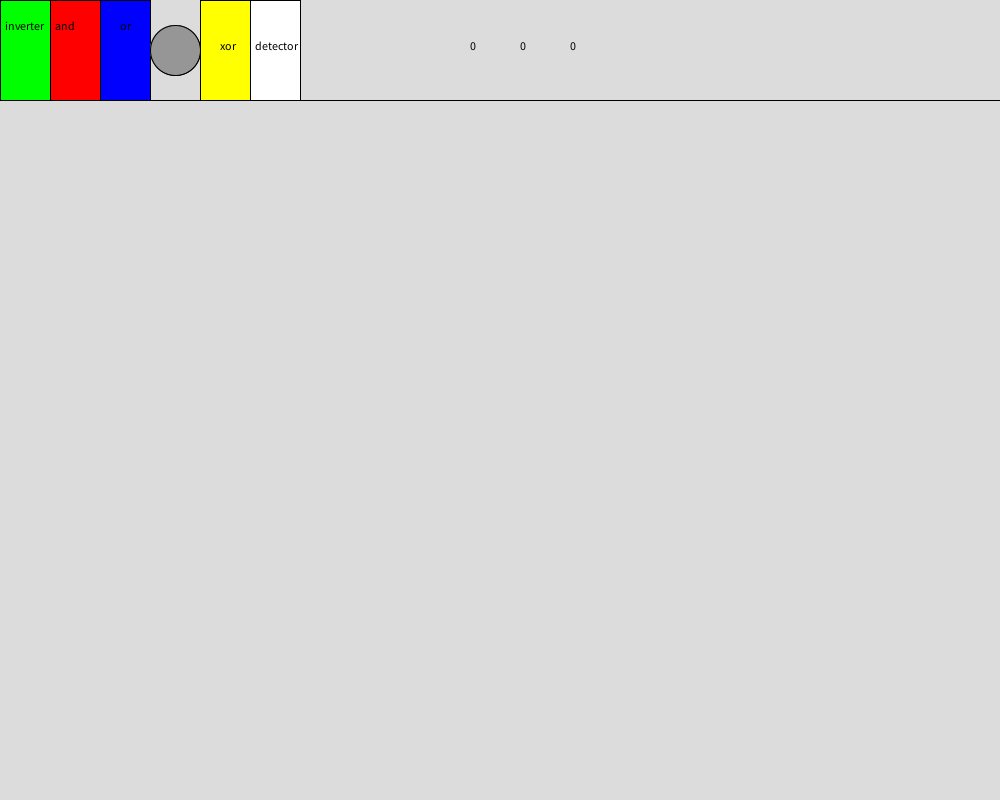
Frame 1 (no input)
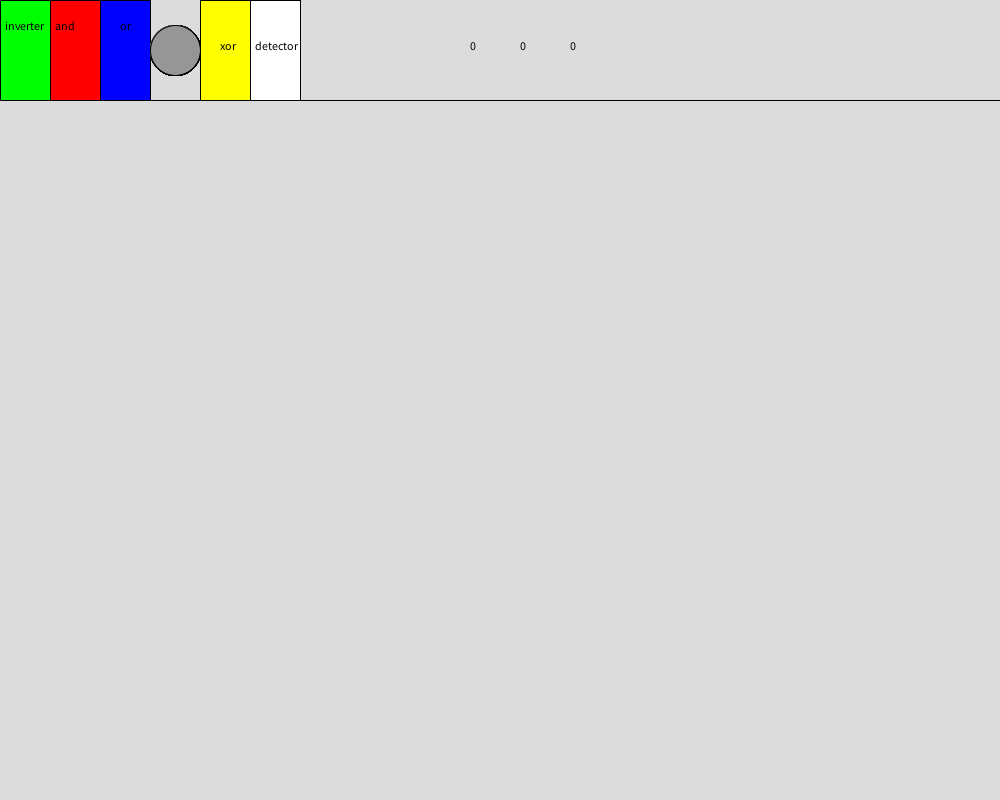
Frame 60 (the mouse pressed at the canvas centre just before this capture)
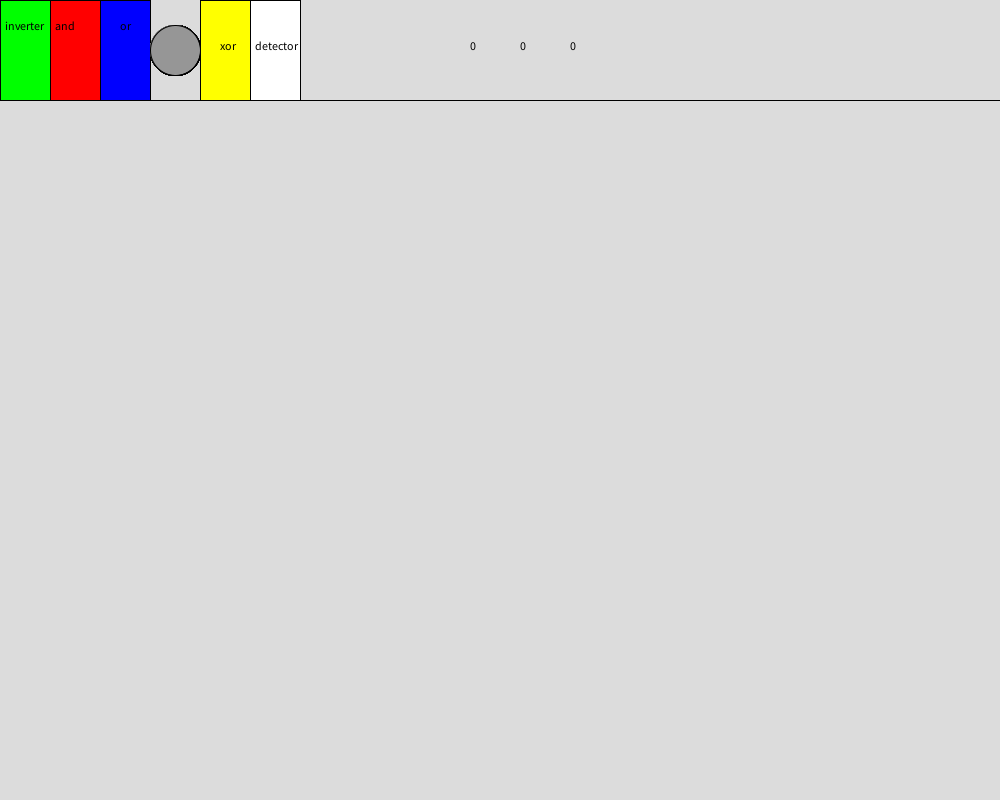
Frame 120 (the mouse held since frame 60 and released just before this capture)

The Processing sketch that drew these frames (run headless with seeded random() and noise(); from frame 60 on, the mouse is pressed at the canvas centre):

// Processing sketch: processing_126598
// ── processing_126598.pde

int type[];
int locx[];
int locy[];
int out[];
int reqa[];
int reqb[];
int i;
int num =2;
boolean presseda[];
boolean go;
int typeb;
int from;
int connecter;
int toa;
int tob;
int bfrom;
int btoa;
int btob;
int sel=-1;
int a=1;
boolean active;
 void setup(){
 size(1000,800);
 fill(0);
 background(220);
 type = new int[500] ;
locx = new int [500] ;
locy = new int [500] ;
out = new int [500] ;
reqa = new int [500] ;
reqb = new int [500] ;
presseda= new boolean[30];
line(0,100,1000,100);
fill(0,255,0);
rect(0,0,50,100);
fill(0);
text("inverter",5,30);
fill(255,0,0);
rect(50,0,50,100);
fill(0);
text("and",55,30);
fill(0,0,255);
rect(100,0,50,100);
fill(0);
text("or",120,30);

fill(150);
ellipse(175,50,50,50);
fill(0);
text("button",160,50);

fill(255,255,0);
rect(200,0,50,100);
fill(0);
text("xor",220,50);

fill(255,255,255);
rect(250,0,50,100);
fill(0);
text("detector",255,50);

out[0]=0;
out[1]=1;
for(i=0;i<num;i++){
       if(type[i]==4){
         button();}}
         typeb = 1;
fill(0);
text(from,470,50);
stroke(0);

fill(0);
text(toa,520,50);
stroke(0);

fill(0);
text(tob,570,50);
stroke(0);

}
 void draw(){
   for(i=0;i<num;i++){
     if(locx[i]==0 && locy[i]==0){}
   else{
     if(type[i]==1){
   inverter();}
 
 if(type[i]==2){
 and();
 }
 if(type[i]==3){
 or();}
  if(type[i]==5){
 xor();}
 if(type[i]==6){
 det();}
 }}
 
 buttont(0,0,50,100);
 if(presseda[1]==true){
   typeb=1;
 }
 else{}
 buttont(50,0,50,100);
 if(presseda[2]==true){
   typeb=2;
 }
 else{}
 buttont(100,0,50,100);
 if(presseda[3]==true){
   typeb=3;
 }
 else{}
 buttont(150,0,50,100);
 if(presseda[4]==true){
   typeb=4;
 } 
 else{}
  buttont(200,0,50,100);
 if(presseda[5]==true){
   typeb=5;
 } 
 else{}
   buttont(250,0,50,100);
 if(presseda[6]==true){
   typeb=6;
 } 
 else{}
    

  if(mouseX>450 && mouseX<500 && mouseY<100){
   sel=0;}
if(mouseX>500 && mouseX<550 && mouseY<100){   
   sel=1;}
 if(mouseX>550 && mouseX<600 && mouseY<100){
   sel=2;}
 

 fill(150);
ellipse(175,50,50,50);
fill(0);


}
 
 void inverter(){
   out[i]=1-out[reqa[i]];
   if (out[i] == 1){
   fill(0,255,0);}
   else{fill(0,127,0);}
   if(locx[i]==0 && locy[i]==0){}
   else{
   rect(locx[i],locy[i],15,15);}
   noStroke();
   fill(220);
   rect(locx[i],locy[i]-11,10,10);
   stroke(0);
   fill(0);
   textSize(10);
   text(i,locx[i],locy[i]-1);
   }
   void and(){
     
     if(locx[i]==0 && locy[i]==0){}
   else{
   if(out[reqa[i]] == 1 && out[reqb[i]] ==1){
     out[i]=1;}
     else{out[i] =0;}
     fill(200+((255-200)*out[i]),0,0);
     rect(locx[i],locy[i],15,15);
        noStroke();
   fill(220);
   rect(locx[i],locy[i]-11,10,10);
   stroke(0);
      fill(0);
   textSize(10);
   text(i,locx[i],locy[i]-1);
 }}
 
    void or(){
     
     if(locx[i]==0 && locy[i]==0){}
   else{
   if(out[reqa[i]] == 1 || out[reqb[i]] ==1){
     out[i]=1;}
     else{out[i] =0;}
     fill(30,30,150+(105*out[i]));
     rect(locx[i],locy[i],15,15);
        noStroke();
   fill(220);
   rect(locx[i],locy[i]-11,10,10);
   stroke(0);
      fill(0);
   textSize(10);
   text(i,locx[i],locy[i]-1);
 }}
 
 
     void xor(){
     
     if(locx[i]==0 && locy[i]==0){}
   else{
   if((out[reqa[i]] == 1 || out[reqb[i]] ==1) && (!(out[reqa[i]] == 1 && out[reqb[i]] ==1) )){
     out[i]=1;}
     else{out[i] =0;}
     fill(155+100*(out[i]),155+100*(out[i]),0);
     rect(locx[i],locy[i],15,15);
        noStroke();
   fill(220);
   rect(locx[i],locy[i]-11,10,10);
   stroke(0);
      fill(0);
   textSize(10);
   text(i,locx[i],locy[i]-1);
 }}
   
   
   void det(){
     
     if(locx[i]==0 && locy[i]==0){}
   else{
     out[i]=out[reqa[i]]; }
if(out[i]==1){
  fill(255);
     rect(locx[i],locy[i],15,15);
     fill(255,255,0);
     ellipse(locx[i]+7.5,locy[i]+7.5,15,15);
     fill(0,255,255);
     ellipse(locx[i]+7.5,locy[i]+7.5,5,5);}
     else{
       fill(255);
     rect(locx[i],locy[i],15,15);
     fill(0,0,0);
     ellipse(locx[i]+7.5,locy[i]+7.5,15,15);
     fill(0,255,255);
     ellipse(locx[i]+7.5,locy[i]+7.5,5,5);}
        noStroke();
   fill(220);
   rect(locx[i],locy[i]-11,10,10);
   stroke(0);
      fill(0);
   textSize(10);
   text(i,locx[i],locy[i]-1);
 }
   
  void button(){
   if(active==true){ 
    if(mouseX>locx[i] && mouseX<locx[i]+15 && mouseY>locy[i] && mouseY<locy[i]+15 && mousePressed ){
      out[i] = 1-out[i];} }
      fill(255);  
     rect(locx[i],locy[i],15,15);
           fill(0);
           textSize(12);
   text(out[i],locx[i]+3,locy[i]+12);
      noStroke();
   fill(220);
   rect(locx[i],locy[i]-11,10,10);
   stroke(0);
  fill(0);
   textSize(10);
   text(i,locx[i],locy[i]-1);}
   
   

void connect(int connectfrom,int connectto){
reqa[connectfrom]=connectto;
if (connectto>1){
  stroke(255,0,0);
line(locx[connectfrom],locy[connectfrom],(locx[connectto]+15+locx[connectfrom])/2,(locy[connectto]+15+locy[connectfrom])/2);
stroke(0,0,255);
line(locx[connectto]+15,locy[connectto]+15,(locx[connectto]+15+locx[connectfrom])/2,(locy[connectto]+15+locy[connectfrom])/2);
stroke(0);
}
}
void connect(int connectfrom,int connectto, int secondconnect){
reqa[connectfrom]=connectto;
reqb[connectfrom]=secondconnect;
if (connectto>1){
  stroke(255,0,0);
line(locx[connectfrom],locy[connectfrom],(locx[connectto]+15+locx[connectfrom])/2,(locy[connectto]+15+locy[connectfrom])/2);
stroke(0,0,255);
line(locx[connectto]+15,locy[connectto]+15,(locx[connectto]+15+locx[connectfrom])/2,(locy[connectto]+15+locy[connectfrom])/2);
stroke(0);}
if (secondconnect>1){
  stroke(255,0,0);
line(locx[connectfrom]+15,locy[connectfrom],(locx[secondconnect]+15+locx[connectfrom]+15)/2,(locy[secondconnect]+15+locy[connectfrom])/2);
stroke(0,0,255);
line(locx[secondconnect]+15,locy[secondconnect]+15,(locx[secondconnect]+15+locx[connectfrom]+15)/2,(locy[secondconnect]+15+locy[connectfrom])/2);
stroke(0);}}

void gate(int style, int x, int y){
  type[num]=style;
  locx[num]=x;
  locy[num]=y;
num++;}

  void mousePressed(){ 
    fill(255);
    rect(950,0,50,100);
    fill(0);
    if(mouseX>950 && mouseX<1000 && mouseY<100){
      active=!active;}
    if(active==true){
      text("active",955,50);}
      else{text("inactive",955,50);}
        if (mouseButton==RIGHT){
        gate(typeb,mouseX,mouseY);}
        if(!keyPressed){
     for(i=0;i<num;i++){
       if(type[i]==4){
         button();}}}

   if(mouseButton==CENTER) {
       a++;}
  if(active==false){
  if(mouseY>100){
  if(mousePressed){
  if(mouseButton == LEFT){
 for(int i=0;i<500;i++){
   if(type[i]==4){
           button();}
       if(locx[i]<mouseX && locy[i]<mouseY && locx[i]+15>mouseX && locy[i]+15>mouseY){
         
         

         
         if(a==1){
           toa=i;}
           if(a==2){
           tob=i;}
           if(a==3){
           from=i;}
         a++;
       if(a>3){a=1;}}}}}}}
       textSize(12);
fill(220);
rect(550,0,50,100);
fill(0);
text(from,570,50);
stroke(0);
fill(220);
rect(500,0,50,100);
fill(0);
text(tob,520,50);
stroke(0);
fill(220);
rect(450,0,50,100);
fill(0);
text(toa,470,50);
stroke(0);

   }
         
          void buttont(int xl,int yl,int leg, int wid){
   if (mousePressed){
   if (mouseX>xl && mouseX<(xl+leg) && mouseY>yl && mouseY<(yl+wid))
   {presseda[(xl/50)+1]=true;}
   else{presseda[(xl/50)+1]=false;}}}
   
   void keyPressed(){
    textSize(12);
    if (key == 32){
      connect(from,toa,tob);
      bfrom = from;
      btoa = toa;
      btob = tob;
      toa=0;
      tob=0;
      from=0;}
      buttont(450,0,50,100);
    
      if(key == 'c'){
      from=0;
      toa=0;
      tob=0;
    a=1;}
    
      
if(mouseY<100){
if(sel==0){
   if (key>=48){
toa*=10;
toa+=key-48;}}

 
   if(sel==1){
if (key>=48){
tob*=10;
tob+=key-48;}}




   if(sel==2){
if (key>=48){
from*=10;
from+=key-48;}}

if(key=='m'){
  sel++;}
}
fill(220);
rect(550,0,50,100);
fill(0);
text(from,570,50);
stroke(0);
fill(220);
rect(500,0,50,100);
fill(0);
text(tob,520,50);
stroke(0);
fill(220);
rect(450,0,50,100);
fill(0);
text(toa,470,50);
stroke(0);
clean();

}
void clean(){
      if (key-48==0){
      for(int i=2;i<500;i++){
type[i]=0;
locx[i]=0;
locy[i]=0;
out[i]=0;
reqa[i]=0;
reqb[i]=0;}
noStroke();
num=2;
fill(220);
  rect(0,101,1000,1000);
  stroke(0);}}
